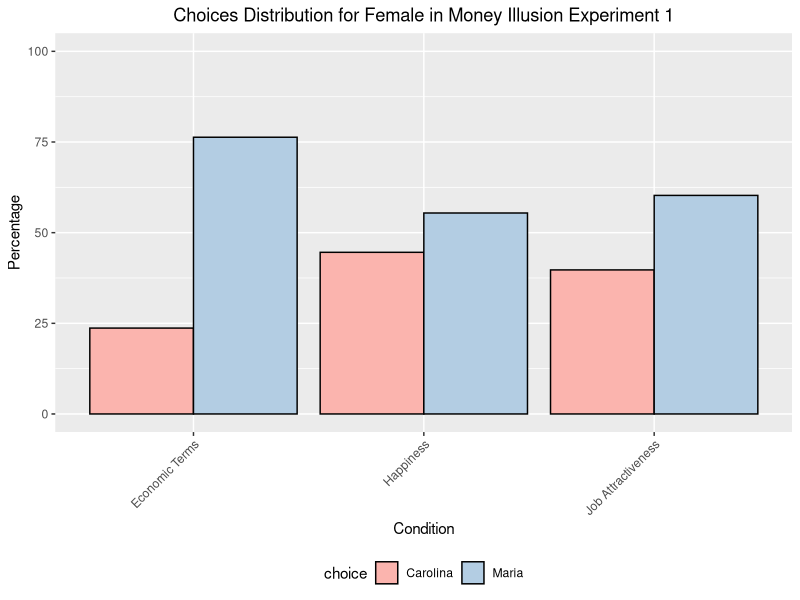
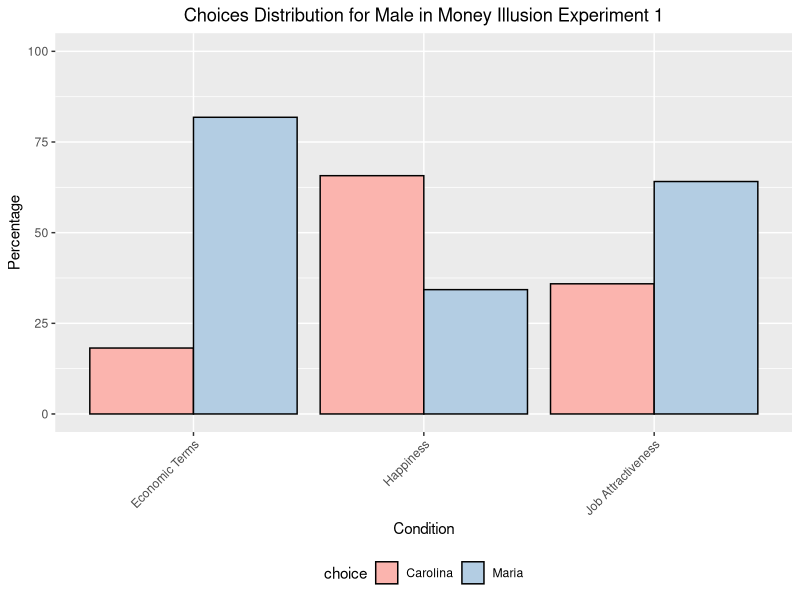
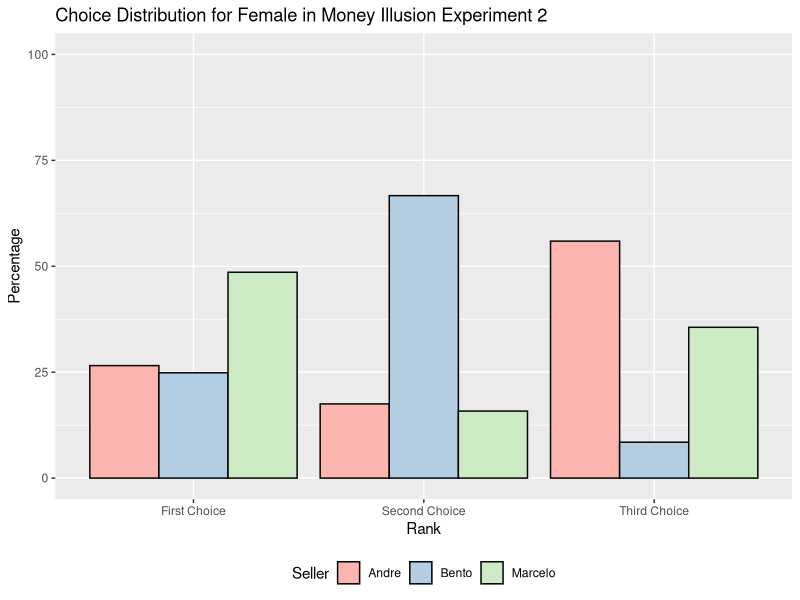
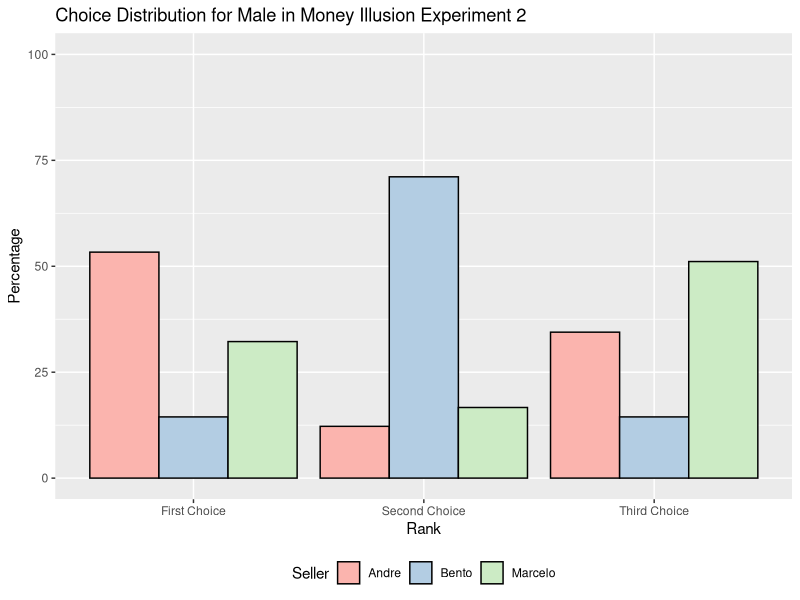
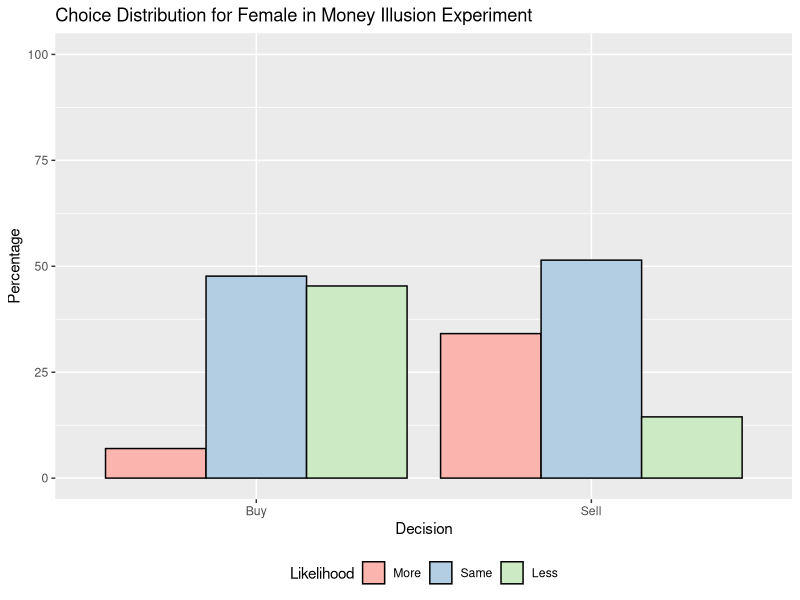
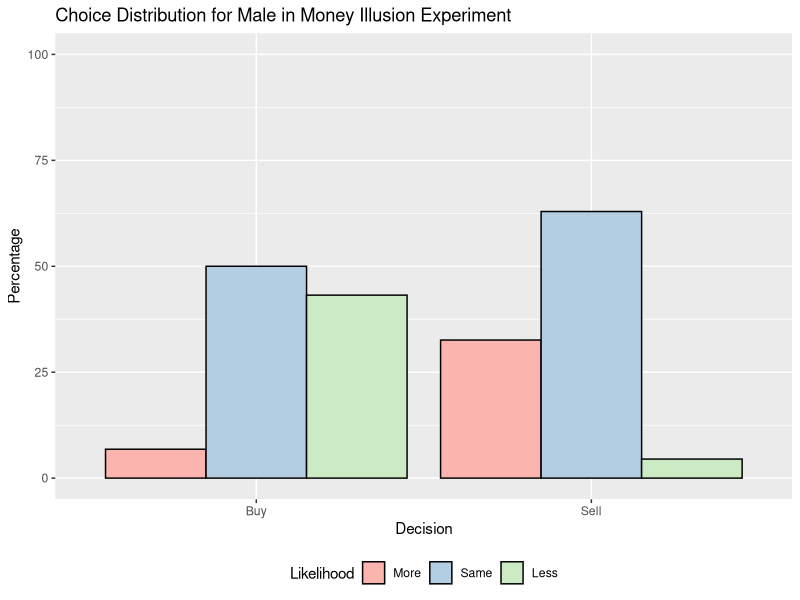

Write R code to recreate these figures, in order.
## ---- chunk 1
# Un-comment these lines for missing packages
# install.packages("lubridate")
# install.packages("dplyr")
# install.packages("ggplot2")
# install.packages("here")
# install.packages("readr")
# install.packages("tidyverse")
# install.packages("readxl")

## Import nessasay libraries
library(readxl)
library(ggplot2)
library(dplyr)
library(tidyverse)
library(here)
library(readr)
knitr::opts_chunk$set(echo = FALSE)
## ---- chunk 2
# read the data file and store it in the 'data' variable
data <- read_csv(here("outputs", "data", "cleaned_money_data.csv"))
## ---- chunk 3
selected_data <- data %>%
  select(1:2, (ncol(data)-2):ncol(data))

knitr::kable(head(selected_data, 6), 
             caption = "Sample of the Cleaned Money Illusion Data for Question 1",
             format = "markdown")
## ---- chunk 4
selected_data <- data %>%
  select(1:2, 12:14)

knitr::kable(head(selected_data, 6), 
             caption = "Sample of the Cleaned Money Illusion Data for Question 2",
             format = "markdown")
## ---- chunk 5
selected_data <- data %>%
  select(1:2, 7:9)

knitr::kable(head(selected_data, 6), 
             caption = "Sample of the Cleaned Money Illusion Data for Question 3",
             format = "markdown")
## ---- chunk 6
selected_data <- data %>%
  select(1:5)

knitr::kable(head(selected_data, 6), 
             caption = "Sample of the Cleaned Money Illusion Data for Question 4",
             format = "markdown")
## ---- chunk 7
# Function to create plot based on gender
create_gender_plot <- function(gender, data) {
  # Translate 'gênero' to English and filter data for the specific gender
  gender_data <- data %>%
    mutate(gênero = recode(gênero, 'Mulher' = 'Female', 'Homem' = 'Male')) %>%
    filter(gênero == gender) %>%
    gather(key = "category", value = "choice", economicam, felicidade, atratividade_trab) %>%
    filter(!is.na(choice))

  # Calculate the percentage of non-NA responses for each category
  freq_data <- gender_data %>%
    count(category, choice) %>%
    group_by(category) %>%
    mutate(Percentage = n / sum(n) * 100) %>%
    ungroup()

  # Modify the category names to translate to English
  freq_data$category <- recode(freq_data$category,
                               "economicam" = "Economic Terms",
                               "felicidade" = "Happiness",
                               "atratividade_trab" = "Job Attractiveness")

  # Creating the plot with ggplot2
  plot <- ggplot(data = freq_data, aes(x = category, y = Percentage, fill = choice)) +
    geom_bar(stat = "identity", position = position_dodge(), color = "black") +
    scale_fill_brewer(palette = "Pastel1") +
    labs(
         title = paste("Choices Distribution for", gender, "in Money Illusion Experiment 1"),
         x = "Condition",
         y = "Percentage"
    ) +
    theme(
          legend.position = "bottom",
          axis.text.x = element_text(angle = 45, hjust = 1),
          plot.title = element_text(hjust = 0.5),
          plot.caption = element_text(hjust = 0.5)
    ) +
    ylim(0, 100)

  # Return the plot
  return(plot)
}
## ---- chunk 8
# Create plots for 'Female'
plot_female <- create_gender_plot("Female", data)
# Display the plots
print(plot_female)
## ---- chunk 9
# Create plots for 'Female'
plot_male <- create_gender_plot("Male", data)
# Display the plots
print(plot_male)
## ---- chunk 10
# Translate 'gênero' to English and remove rows with NA choices
data2 <- data %>%
  mutate(gênero = recode(gênero, 'Mulher' = 'Female', 'Homem' = 'Male')) %>%
  filter(!is.na(`A casa_1`), !is.na(`A casa_2`), !is.na(`A casa_3`))

# Reshape the data for plotting
Prob2_data <- data2 %>%
  pivot_longer(cols = c(`A casa_1`, `A casa_2`, `A casa_3`),
               names_to = "Seller_Rank",
               values_to = "Choice") %>%
  mutate(Seller_Rank = recode(Seller_Rank,
                               `A casa_1` = "Andre",
                               `A casa_2` = "Bento",
                               `A casa_3` = "Marcelo"),
         Choice = factor(Choice, levels = c(1, 2, 3), labels = c("First Choice", "Second Choice", "Third Choice"))) %>%
  group_by(gênero, Seller_Rank, Choice) %>%
  summarise(Count = n(), .groups = 'drop')

# Calculate the percentages without NA values
Prob2_data <- Prob2_data %>%
  group_by(gênero, Choice) %>%
  mutate(Percentage = Count / sum(Count) * 100) %>%
  ungroup()

# Function to create plot for each gender
create_plot <- function(gender, data) {
  gender_data <- data %>%
    filter(gênero == gender)
  
  # Plot
  ggplot(gender_data, aes(x = Choice, y = Percentage, fill = Seller_Rank)) +
    geom_bar(stat = "identity", position = position_dodge(), color = "black") +
    scale_fill_brewer(palette = "Pastel1") +
    labs(
      title = paste("Choice Distribution for", gender, "in Money Illusion Experiment 2"),
      x = "Rank",
      y = "Percentage",
      fill = "Seller"
    ) +
    theme(legend.position = "bottom") +
    ylim(0, 100)
}
## ---- chunk 11
# Create plots for 'Female'
plot_female2 <- create_plot("Female", Prob2_data)
# Display the plots
print(plot_female2)
## ---- chunk 12
# Create plots for 'Female'
plot_male2 <- create_plot("Male", Prob2_data)
# Display the plots
print(plot_male2)
## ---- chunk 13
# Translate the terms to English and filter out NA values selectively
data3 <- data %>%
  mutate(
    across(
      .cols = c("poltrona_venda_reais", "poltrona_compra_reai", "poltrona_venda_porce"),
      .fns = ~ case_when(
        . == "Menos suscetível" ~ "Less",
        . == "Mais suscetível" ~ "More",
        . == "Igual" ~ "Same",
        TRUE ~ NA_character_
      )
    ),
    gênero = recode(gênero, 'Mulher' = 'Female', 'Homem' = 'Male')
  )


# Reshape the data for plotting
Prob3_data <- data3 %>%
  pivot_longer(
    cols = c("poltrona_venda_reais", "poltrona_compra_reai", "poltrona_venda_porce"),
    names_to = "Condition",
    values_to = "Likelihood"
  ) %>%
  filter(!is.na(Likelihood)) %>%
  mutate(
    Decision = case_when(
      str_detect(Condition, "compra") ~ "Buy",
      str_detect(Condition, "venda") ~ "Sell"
    ),
    Likelihood = factor(Likelihood, levels = c("More", "Same", "Less"))
  )


# Counting and percentage calculation
Prob3_data <- Prob3_data %>%
  count(gênero, Decision, Likelihood) %>%
  group_by(gênero, Decision) %>%
  mutate(Percentage = n / sum(n) * 100) %>%
  ungroup()

# Function to create plot for each gender
create_plot <- function(gender, data) {
  gender_data <- data %>%
    filter(gênero == gender)
  # Plot
  ggplot(gender_data, aes(x = Decision, y = Percentage, fill = Likelihood)) +
    geom_bar(stat = "identity", position = position_dodge(), color = "black") +
    scale_fill_brewer(palette = "Pastel1") +
    labs(
      title = paste("Choice Distribution for", gender, "in Money Illusion Experiment"),
      x = "Decision",
      y = "Percentage",
      fill = "Likelihood"
    ) +
    theme(legend.position = "bottom") +
    ylim(0, 100)
}
## ---- chunk 14
# Create plots for 'Female'
plot_female3 <- create_plot("Female", Prob3_data)
# Display the plots
print(plot_female3)
## ---- chunk 15
# Create plots for 'Female'
plot_male3 <- create_plot("Male", Prob3_data)
# Display the plots
print(plot_male3)
## ---- chunk 16
